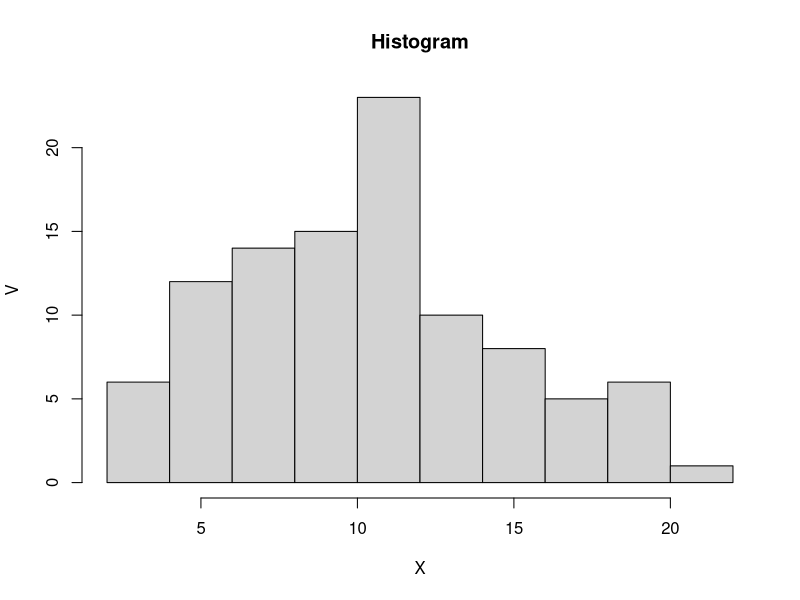

This figure's R source:
# 4a

df = 10

pchisq(2, df)

# 4b

hist(rchisq(100, df),  xlab = "X", ylab = "V", main = "Histogram")

# 4c

# mean

print(df)

#variance

print(2*df)
